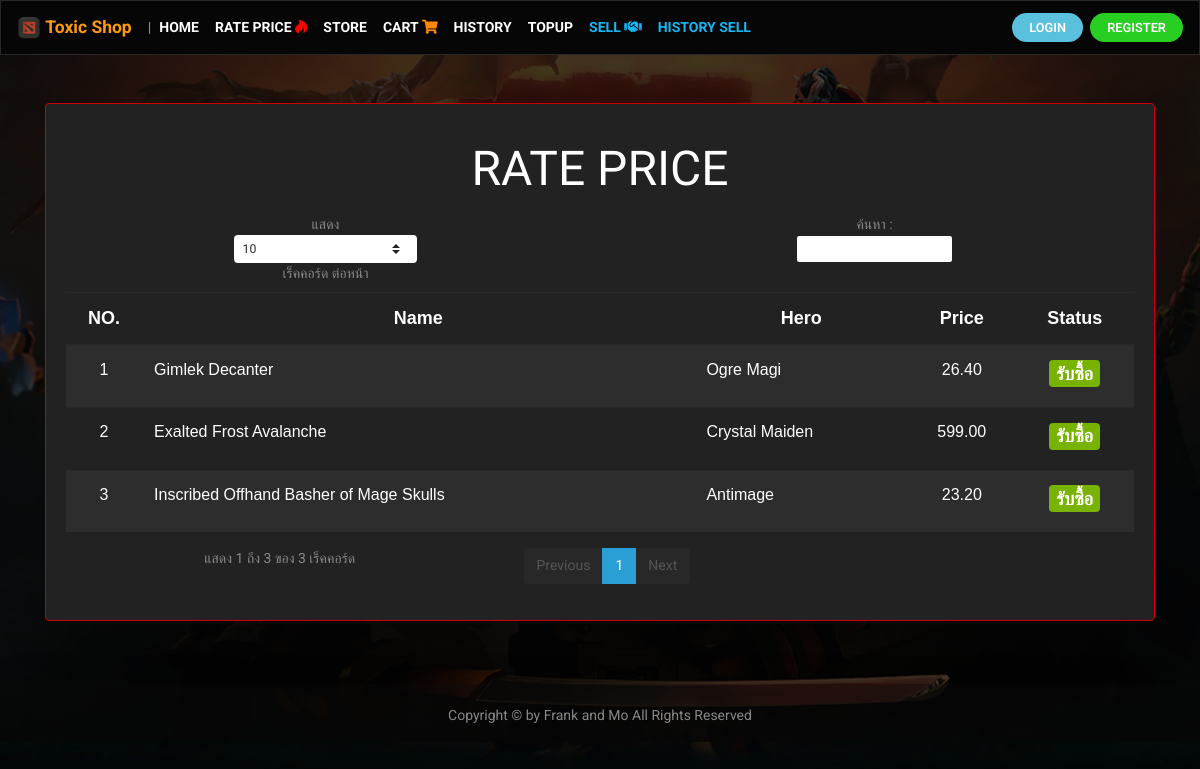
Screenshot of /rateprice.php with the database file from the repository.
### tables this page shows
CREATE TABLE `rateprice` (
  `rp_id` int(11) NOT NULL,
  `rp_name` varchar(255) NOT NULL,
  `rp_price` float NOT NULL,
  `rp_hero` varchar(255) NOT NULL,
  `rp_status` varchar(1) NOT NULL
);

### rateprice.php (the view, shortened to what this page needs)
<!doctype html>
<html>
<head>
<link rel="stylesheet" type="text/css" href="css/bootstrap.min.css">
<link rel="stylesheet" href="https://use.fontawesome.com/releases/v5.7.2/css/all.css">
</head>
<body>
<?php require_once 'navbar.php'; ?>
<div class="container">
        <center>
        <div class="card bg-light border-danger shadow-lg mt-5" style="width:100%">
            <div class="card-body">
            <h3 class="my-3"><font size="8" color="#ffffff" style="font-family: 'Mitr', sans-serif; ">RATE PRICE</font></h3>
            <div class="table-responsive-md">
                <table id="example"  class="display table table-striped" style="width:100%">
                    <thead>
                        <tr>
                            <th class="text-center"><font size="4" color="#ffffff"  style="font-family:  sans-serif; ">NO.</font></th>
                            <th class="text-center"><font size="4" color="#ffffff"  style="font-family:  sans-serif; ">Name</font></th>
                            <th class="text-center"><font size="4" color="#ffffff"  style="font-family:  sans-serif; ">Hero</font></th>
                            <th class="text-center"><font size="4" color="#ffffff"  style="font-family:  sans-serif; ">Price</font></th>
                            <th class="text-center"><font size="4" color="#ffffff"  style="font-family:  sans-serif; ">Status</font></th>
                        </tr>
                    </thead>
                    <tbody>
                    <?php
                      include_once("config/connectdb.php");
                      $num=1;
                      $sql_rp= "SELECT * FROM rateprice";
                      $result_rp = mysqli_query($conn, $sql_rp);
                      while ($data_rp = mysqli_fetch_array($result_rp)) {
                    ?>
                            <tr>
                                <td class="text-center"><font size="3" color="#FDFEFE"  style="font-family:  sans-serif; "><?php echo $num;?></font></td>
                                <td ><font size="3" color="#FDFEFE"  style="font-family:  sans-serif; "><?php echo $data_rp['rp_name'];?></font></td>
                                <td ><font size="3" color="#FDFEFE"  style="font-family:  sans-serif; "><?php echo $data_rp['rp_hero']; ?></font></td>
                                <td class="text-center"><font size="3" color="#FDFEFE"  style="font-family:  sans-serif; "><?php echo number_format($data_rp['rp_price'],2); ?></font></td>
                                <td class="text-center">
                                <?php
                                if($data_rp["rp_status"] == 1){
                                    echo "<h5><b><span class='badge badge-success'><font color='#fff'>รับซื้อ</font></span></b></h5>";
                            }
                            ?>
                                 </td>
                            </tr>
                            <?php
                        $num++;  } mysqli_close($conn);
                            ?>
                     </tbody>
                   </table>
                                        </div>
                                    </div>
                                </div>
                                </center>
                            </div>
<?php require_once 'footer.php'; ?>
</body>
</html>

### navbar.php (style rules this page uses)
html { background: url(img/bg.jpg) no-repeat center center fixed; -webkit-background-size: cover; -moz-background-size: cover; -o-background-size: cover; background-size: cover; }

### rows the page displays
rateprice: rp_name "Gimlek Decanter", rp_hero "Ogre Magi", rp_price "26.40", rp_status "รับซื้อ"
rateprice: rp_name "Exalted Frost Avalanche", rp_hero "Crystal Maiden", rp_price "599.00", rp_status "รับซื้อ"
rateprice: rp_name "Inscribed Offhand Basher of Mage Skulls", rp_hero "Antimage", rp_price "23.20", rp_status "รับซื้อ"
